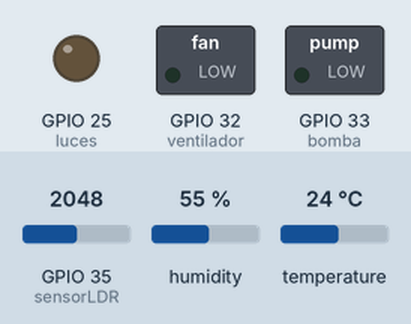
The program below on a simulated ESP32. Parts: switched loads named in the program (green lamp = pin HIGH), output pins drawn as LEDs (lit = HIGH). Inputs (shaded band) come from the test bench; at power-on: GPIO 35 (sensorLDR) = 2048, humidity 55 %, temperature 24 °C. WiFi joins after 1.5 s; servers stay silent unless stated; EEPROM starts erased; the Firebase database answers and starts empty; what the program prints to the serial monitor is not drawn.

Above: at 0.1 s.
At 3.3 s:
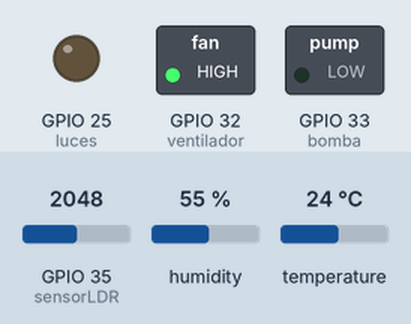
Timing chart, 0 to 4.8 s (numbered marks = the images above):
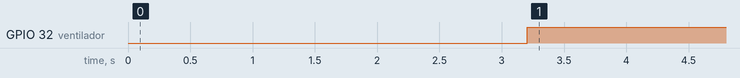

The program:

main.cpp
```cpp
#include <Arduino.h>
#include <WiFi.h>
#include <FirebaseESP32.h>
#include <DHT.h>
#include <EEPROM.h>

// Provide the token generation process info.
#include <addons/TokenHelper.h>

// Provide the RTDB payload printing info and other helper functions.
#include <addons/RTDBHelper.h>

/* 2. Define the API Key */
#define API_KEY "AIzaSyDU3ZkIMAfI8dJjA6nNyjsYvSJzR-nJpN8"

/* 3. Define the RTDB URL */
#define DATABASE_URL "the-greenhouse-6adef-default-rtdb.firebaseio.com" //<databaseName>.firebaseio.com or <databaseName>.<region>.firebasedatabase.app

/* 4. Define the user Email and password that alreadey registerd or added in your project */
#define USER_EMAIL "admin@gmail.com"
#define USER_PASSWORD "admin123"

#define sensorDHT 27
#define sensorLDR 35

#define ventilador 32
#define bomba 33
#define luces 25

// Define Firebase Data object
FirebaseData fbdo;

FirebaseAuth auth;
FirebaseConfig config;
FirebaseJson myJson;
FirebaseJsonData myJsonData;

unsigned long sendDataPrevMillis = 0;

unsigned long count = 0;

String mediciones;
int temp, hum, lu, tempSup, tempInf, humInf, humSup, luInf, luSup, lu2;

DHT dht(sensorDHT,DHT11);

String ssid1 = "Microcontroladores";
String pass1 = "raspy123";
String ssid2 = "NETLIFE-ROSA";
String pass2 = "Hunter*2023+";

void escribirStringEnEEPROM(String cadena, int direccion) {
  int longitudCadena = cadena.length();
  for (int i = 0; i < longitudCadena; i++) {
    EEPROM.write(direccion + i, cadena[i]);
  }
  EEPROM.write(direccion + longitudCadena, '\0'); // Null-terminated string
  EEPROM.commit(); // Guardamos los cambios en la memoria EEPROM
}

String leerStringDeEEPROM(int direccion) {
  String cadena = "";
  char caracter = EEPROM.read(direccion);
  int i = 0;
  while (caracter != '\0' && i < 100) {
    cadena += caracter;
    i++;
    caracter = EEPROM.read(direccion + i);
  }
  return cadena;
}

bool esDireccionOcupada(int direccion) {
  char primerCaracter = EEPROM.read(direccion);
  return primerCaracter != '\0';
}

void borrarEEPROM(){
  for(int i= 0;i<700;i++){
    EEPROM.write(i,0);
  }
  EEPROM.commit();
}

void setup(){
  Serial.begin(115200);
  EEPROM.begin(700); //inicializar el tamano de memoria eeprom a usar

  pinMode(sensorLDR, INPUT);
  pinMode(ventilador, OUTPUT);
  pinMode(bomba, OUTPUT);
  pinMode(luces, OUTPUT);

  dht.begin();

  if (!esDireccionOcupada(50)){
  escribirStringEnEEPROM(ssid1,50);
  }

  if (!esDireccionOcupada(200)){
  escribirStringEnEEPROM(pass1,200);
  }

  if (!esDireccionOcupada(350)){
  escribirStringEnEEPROM(ssid2,350);
  }

  if (!esDireccionOcupada(500)){
  escribirStringEnEEPROM(pass2,500);
  }

  // Arreglo para almacenar nombres y contraseñas de las redes WiFi
  String redes[2][2];
  redes[0][0] = leerStringDeEEPROM(50);
  redes[0][1] = leerStringDeEEPROM(200);
  redes[1][0] = leerStringDeEEPROM(350);
  redes[1][1] = leerStringDeEEPROM(500);

  // Intentar conectarse a cualquiera de las redes WiFi disponibles
  for (int i = 0; i < sizeof(redes) / sizeof(redes[0]); i++) {
    Serial.print("Intentando conectar a ");
    Serial.println(redes[i][0]);

    WiFi.begin(redes[i][0].c_str(), redes[i][1].c_str()); // Intentar conectar con el nombre y contraseña actuales

    int intentos = 0;
    while (WiFi.status() != WL_CONNECTED && intentos < 10) {
      delay(1000);
      Serial.print(".");
      intentos++;
    }

    if (WiFi.status() == WL_CONNECTED) {
      Serial.println("");
      Serial.println("Conectado a la red WiFi");
      Serial.print("Dirección IP: ");
      Serial.println(WiFi.localIP());
      break; // Si se conecta a alguna red, salir del bucle
    } else {
      Serial.println("");
      Serial.println("No se pudo conectar a esta red");
    }
  }
  borrarEEPROM();

  Serial.printf("Firebase Client v%s\n\n", FIREBASE_CLIENT_VERSION);

  /* Assign the api key (required) */
  config.api_key = API_KEY;

  /* Assign the user sign in credentials */
  auth.user.email = USER_EMAIL;
  auth.user.password = USER_PASSWORD;

  /* Assign the RTDB URL (required) */
  config.database_url = DATABASE_URL;

  /* Assign the callback function for the long running token generation task */
  config.token_status_callback = tokenStatusCallback; // see addons/TokenHelper.h

  // Comment or pass false value when WiFi reconnection will control by your code or third party library e.g. WiFiManager
  Firebase.reconnectNetwork(true);

  fbdo.setBSSLBufferSize(4096 , 1024 );

  Firebase.begin(&config, &auth);

  Firebase.setDoubleDigits(5);

}

void loop(){
  // Firebase.ready() should be called repeatedly to handle authentication tasks.

  hum = dht.readHumidity();
  temp = dht.readTemperature();
  lu = analogRead(sensorLDR);
  lu2 = map(lu,0,4095,100,0);

  if (Firebase.ready() && (millis() - sendDataPrevMillis > 15000 || sendDataPrevMillis == 0))
  {
    sendDataPrevMillis = millis();

    Firebase.set(fbdo, "/Usuario1/temp", temp);
    Firebase.set(fbdo, "/Usuario1/hum", hum);
    Firebase.set(fbdo, "/Usuario1/ilum", lu2);

    Firebase.get(fbdo,"/Usuario1");
    mediciones = fbdo.jsonString();
    myJson.setJsonData(mediciones);
    myJson.get(myJsonData,"/tempInf");
    tempInf = myJsonData.intValue;
    myJson.get(myJsonData,"/tempSup");
    tempSup = myJsonData.intValue;
    myJson.get(myJsonData,"/humInf");
    humInf = myJsonData.intValue;
    myJson.get(myJsonData,"/humSup");
    humSup = myJsonData.intValue;
    myJson.get(myJsonData, "/ilumInf");
    luInf = myJsonData.intValue;
    myJson.get(myJsonData, "/ilumSup");
    luSup = myJsonData.intValue;
    delay(500);

    count++;
  }

  if(temp>tempInf || temp>tempSup){
    digitalWrite(ventilador,HIGH);
    Serial.println("Se enciende el ventilador");
  }else{
    Serial.println("Se apaga el ventilador");
    digitalWrite(ventilador,LOW);
  }

  if(hum<humInf || hum<humSup){
    digitalWrite(bomba,HIGH);
    Serial.println("Se enciende la bomba");
  }else{
    Serial.println("Se apaga la bomba");
    digitalWrite(bomba,LOW);
  }

  if(lu<luInf || lu<luSup){
    digitalWrite(luces,HIGH);
    Serial.println("Se enciende los led");
  }else{
    digitalWrite(luces,LOW);
    Serial.println("Se apaga los led");
  }


  Serial.print("Humedad: ");
  Serial.println(hum);
  Serial.print("Temperatura: ");
  Serial.println(temp);
  Serial.print("Luz: ");
  Serial.println(lu2);
  Serial.println("--------------------------------------");
  delay(2000);
}
```

Measured:
- by itself, GPIO 32 (ventilador): LOW → HIGH at 3.2 s
